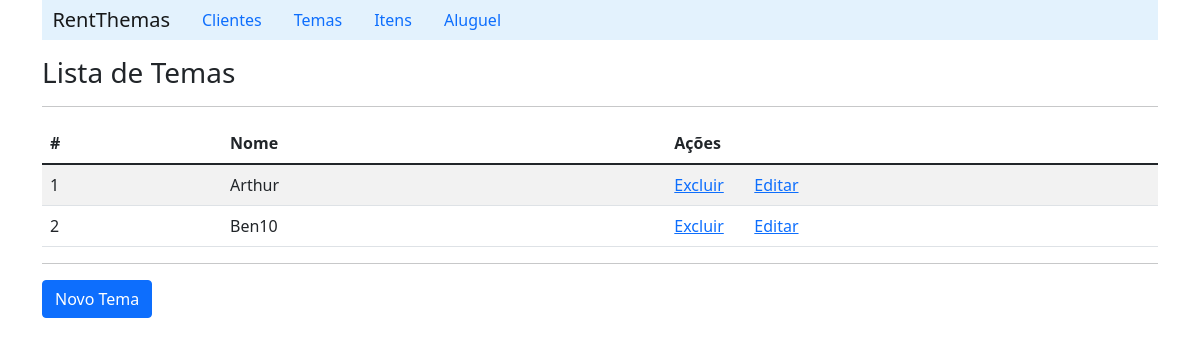
Page /listTheme/ on the earlier database version.
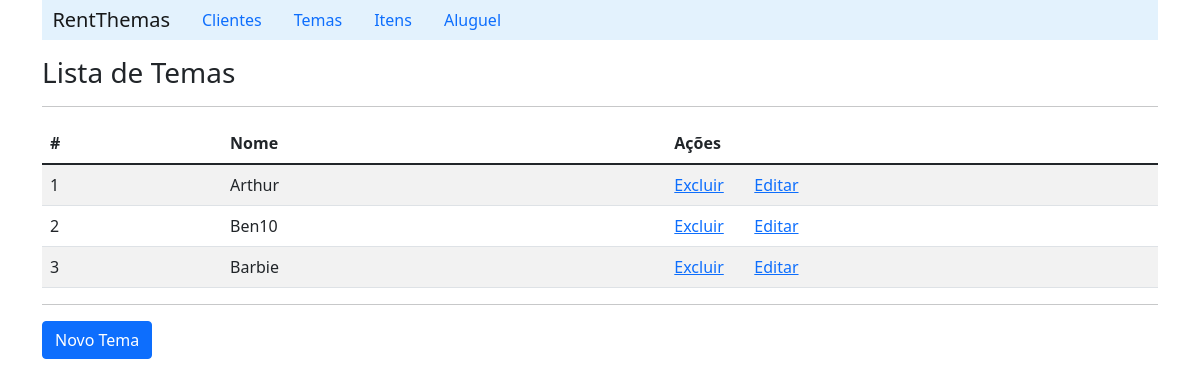
Same page on the later database version.
### aluguel_de_temas/models.py (models this page shows, shortened)
class Theme(models.Model):
    name = models.CharField(max_length=20, blank=False)
    color = models.CharField(max_length=10)
    price = models.FloatField()
    itens =  models.ManyToManyField('Item', related_name='themes')

### aluguel_de_temas/views.py (the view)
# urls.py: path('listTheme/', ThemeViews.listTheme),
    def listTheme(request):
        themes_list = Theme.objects.all()
        context = {'theme_list': themes_list}
        return render(request, 'theme/listTheme.html', context)

### aluguel_de_temas/templates/theme/listTheme.html (shortened to what this page needs)
{% extends "index.html" %}
    {% block content %}
        <h3>Lista de Temas</h3>
        <hr>
        <table class="table table-striped">
            {% if theme_list %}
                <thead>
                    <tr>
                        <th scope="col">#</th>
                        <th scope="col">Nome</th>
                        <th scope="col">Ações</th>
                        <th scope="col"></th>
                    </tr>
                </thead>
                {% for theme in theme_list%}
                    <tr>
                        <td>{{theme.id}}</td>
                        <td>{{theme.name}}</td>
                        <td width='80'><a href="/deleteTheme/{{theme.id}}">Excluir</a></td>
                        <td><a href="/detailTheme/{{theme.id}}">Editar</a></td>
                    </tr>
                {% endfor %}
            {% else %}
                <p>Nenhum tema cadastrado!!</p>
            {%endif%}
        </table>
        <hr>
        <a class="btn btn-primary" href="/formTheme">Novo Tema</a>
    {% endblock %}

Differences in the rows shown:
added Theme: id "3", name "Barbie"
